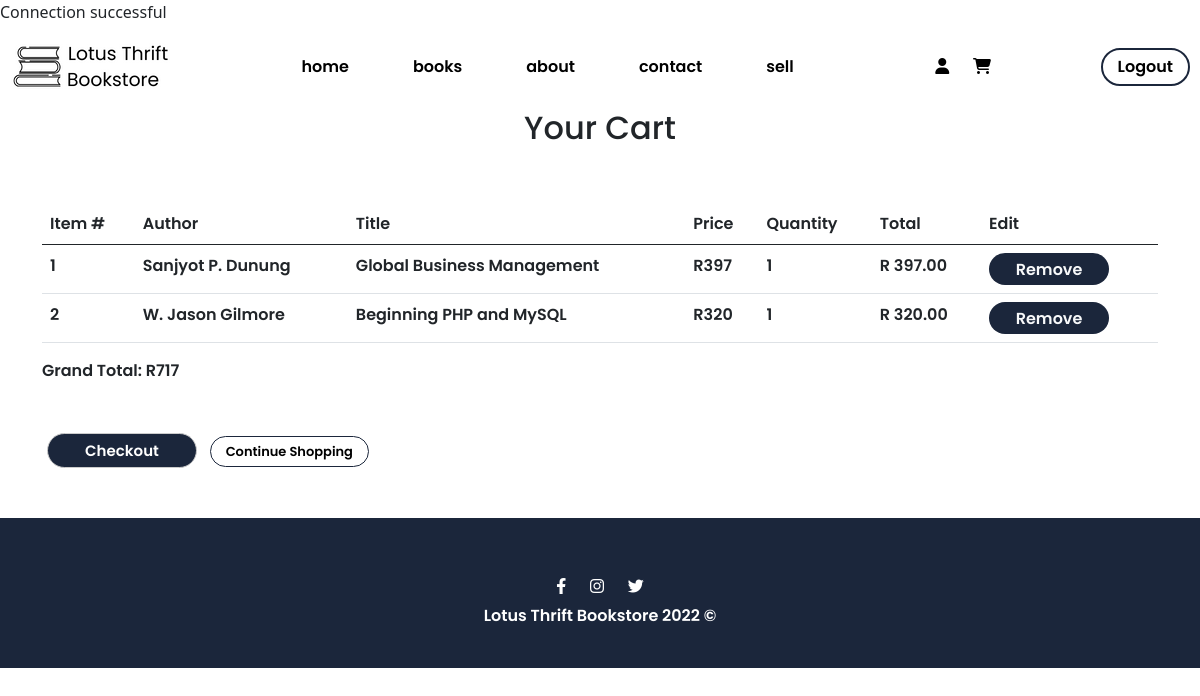
The app's page /cart-page.php (signed in) with its own data.
### tables this page shows
CREATE TABLE IF NOT EXISTS `cart` (
  `cartId` int(10) NOT NULL AUTO_INCREMENT,
  `bookId` int(10) NOT NULL,
  `userId` int(10) NOT NULL,
  `author` varchar(50) NOT NULL,
  `title` varchar(50) NOT NULL,
  `price` int(10) NOT NULL,
  `quantity` int(10) NOT NULL,
  PRIMARY KEY (`cartId`),
  UNIQUE KEY `bookId` (`bookId`)
);

### cart-page.php (the view, shortened to what this page needs)
<?php
include 'db-connect.php';
$user_id =$_SESSION['userId'];
?>
<!DOCTYPE html>
<html lang="en">
<head>
    <link rel="stylesheet" href="https://use.fontawesome.com/releases/v6.1.1/css/all.css">
    <link href="https://cdn.jsdelivr.net/npm/bootstrap@5.0.2/dist/css/bootstrap.min.css" rel="stylesheet"
>
</head>
<body>
    <?php include 'header.php'; ?>
    <h2 style="text-align:center;">Your Cart</h2>
    <div class="container">
        <br><br>
      <table class="table">
  <thead>
    <tr>
       <th scope="col">Item #</th>
      <th scope="col">Author</th>
      <th scope="col">Title</th>
      <th scope="col">Price</th>
      <th scope="col">Quantity</th>
      <th scope="col">Total</th>
      <th scope="col">Edit</th>
    </tr>
  </thead>
  <tbody>
  <?php
    $total = 0;
    $cart = mysqli_query($dbconnect, "SELECT * FROM `cart` WHERE userId = '$user_id'");
  if(mysqli_num_rows($cart) > 0){
    while($fetch_cart = mysqli_fetch_assoc($cart)){
    ?>
    <tr>
    <td><?php echo $fetch_cart['cartId'];?></td>
        <td><?php echo $fetch_cart['author'];?></td>
         <td><?php echo $fetch_cart['title'];?></td>
         <td>R<?php echo $fetch_cart['price'];?></td>
         <td><?php echo $fetch_cart['quantity']; ?></td>
         <td>R <?php echo number_format($fetch_cart['price'] * $fetch_cart['quantity'],2); ?></td>
         <td>
         <button class="btn-button"><a href="editCart.php?deleteCartId='<?php echo $fetch_cart['cartId']; ?>'"
         class="text-light" style="text-decoration:none;">Remove</a></button>
        </td>
    </tr>
        <?php
        $total = $total + $fetch_cart['quantity'] * $fetch_cart['price'];
      ?>
   <?php
    }
    }
    else{
      echo '<tr><td style="padding:20px; text-transform:capitalize;" colspan="6">no item added</td></tr>';
    }
  ?>
  </tbody>
</table>
  <?php echo 'Grand Total:  R'. $total?>
 <br>
 <button class="btn-cartbutton" style="margin: 50px 5px;" ><a href="checkout-page.php"
 style="text-decoration:none; color: #fff; ">Checkout</a></button>&NonBreakingSpace;
 <button  class="btn-shopping">
            <a href="shopBooks-page.php" style="text-decoration:none;">Continue Shopping</a></button>
 </div>
 <?php include 'footer.php'; ?>
</body>
</html>

### header.php (style rules this page uses)
a { color: #000; text-decoration: none; }

### records on screen
cart: cartId "1", author "Sanjyot P. Dunung", title "Global Business Management", price "397", quantity "1", $fetch_cart['price'] * $fetch_cart['quantity'] "397.00"
cart: cartId "2", author "W. Jason Gilmore", title "Beginning PHP and MySQL", price "320", quantity "1", $fetch_cart['price'] * $fetch_cart['quantity'] "320.00"

### other values on screen
$total "717"
